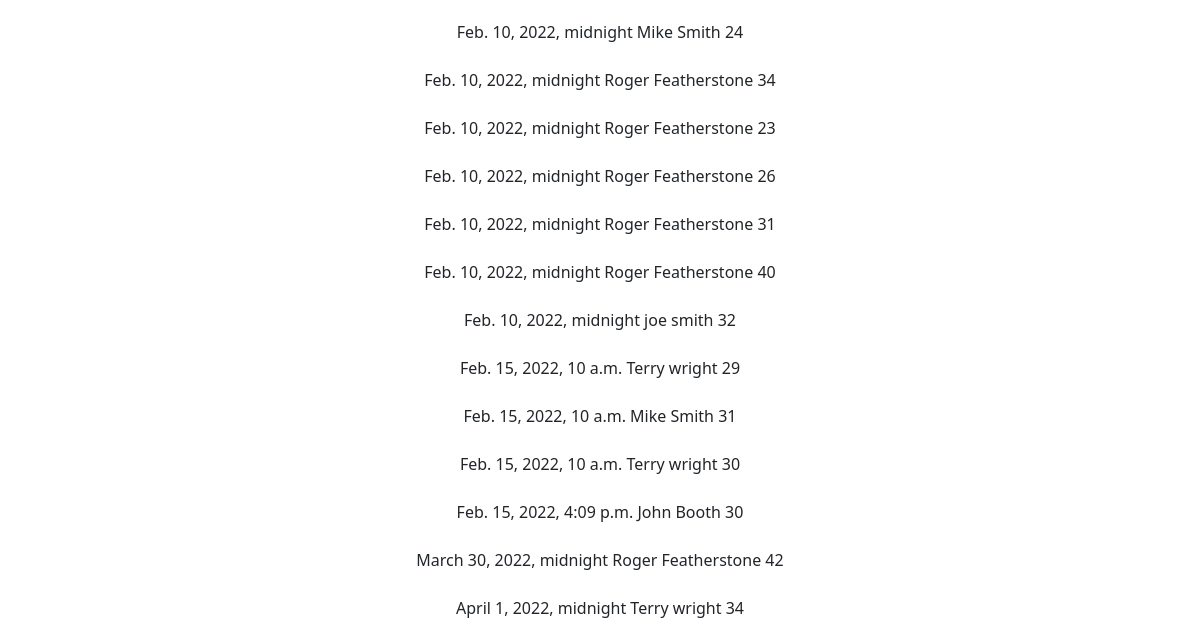
The app's page /scores/ (lower part), older data.
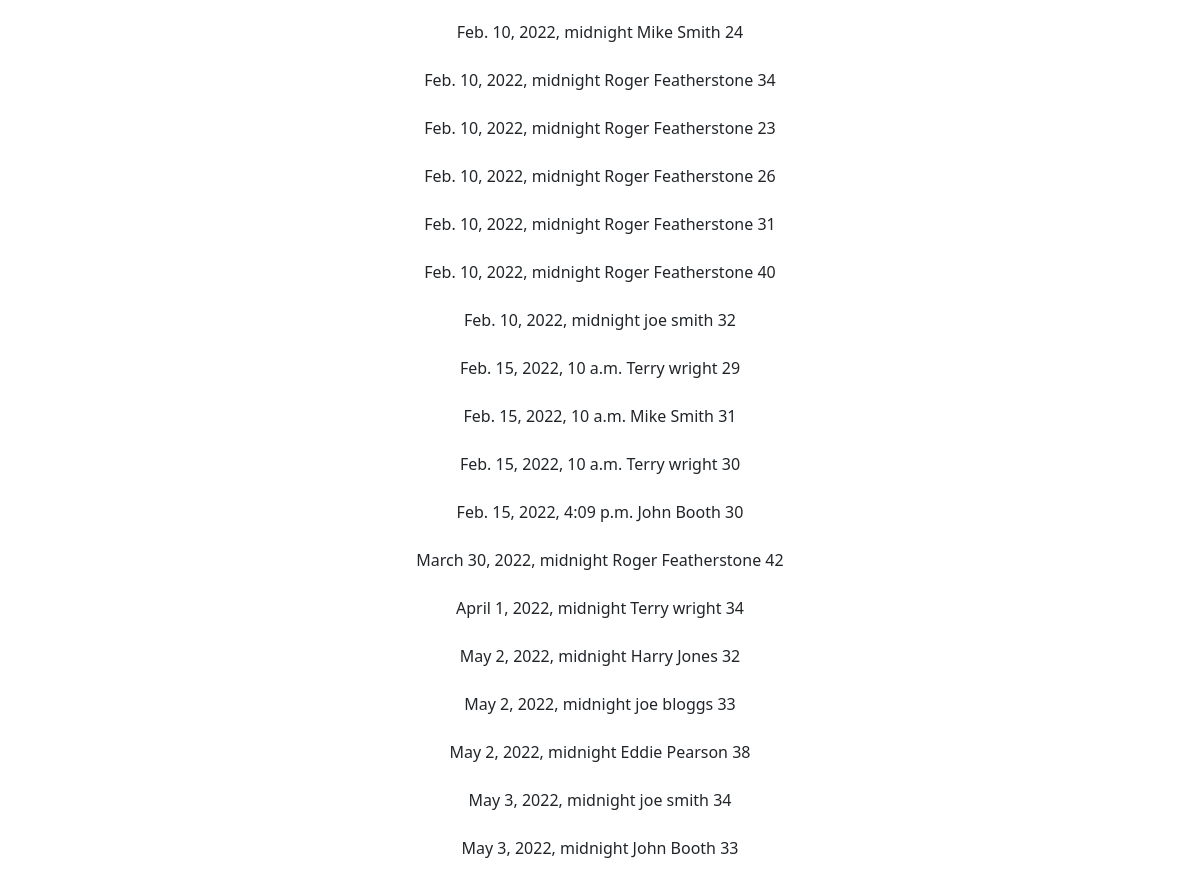
The same page, newer data.
### events/models.py (models this page shows, shortened)
class Scores(models.Model):
	name = models.ForeignKey(Golfer, blank= False, null = False, on_delete=models.CASCADE)
	score = models.IntegerField()
	score_date = models.DateTimeField()

class Golfer(models.Model):
	name = models.CharField('name', max_length=120, unique = True)
	def __str__(self):
		return self.name

### events/views.py (the view)
# urls.py: path('scores/', views.all_scores, name= "all_scores"),
def all_scores(request):
	score_list = Scores.objects.all().order_by('score_date')
	return render(request, 'events/score_list.html', {
		'score_list':score_list
		})

### events/templates/events/score_list.html
{% extends 'events/base.html' %}
{% block content %}
  <center>
{% for x in score_list %}
    {{ x.score_date }} {{ x.name }} {{ x.score }}<br>
    <br>
{% endfor %}
  </center>
{%  endblock %}

### events/templates/events/base.html (shortened to what this page needs)
<!doctype html>
<html lang="en">
  <head>
    <link href="https://cdn.jsdelivr.net/npm/bootstrap@5.1.3/dist/css/bootstrap.min.css" rel="stylesheet">
  </head>
  <body>
  	<br>
    <div class= "container">
  	{% block content %}
    {%  endblock %}
    </div>
  </body>
</html>

Row changes from the older to the newer data that the page shows:
added Scores: score_date "May 2, 2022, midnight", name "Harry Jones", score "32"
added Scores: score_date "May 2, 2022, midnight", name "joe bloggs", score "33"
added Scores: score_date "May 2, 2022, midnight", name "Eddie Pearson", score "38"
added Scores: score_date "May 3, 2022, midnight", name "joe smith", score "34"
added Scores: score_date "May 3, 2022, midnight", name "John Booth", score "33"
